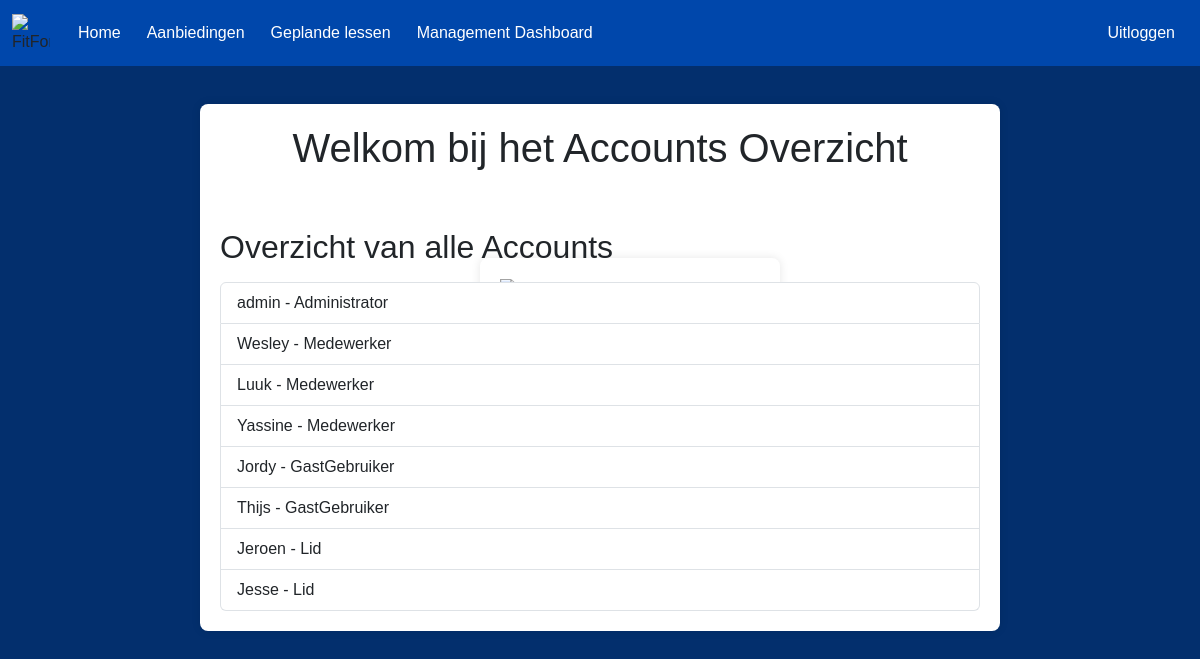
/AccountsOverzicht/Home.php, run on the app's committed database.
### tables this page shows
CREATE TABLE users (
    id INT AUTO_INCREMENT PRIMARY KEY,
    username VARCHAR(50) NOT NULL,
    password VARCHAR(255) NOT NULL,
    role ENUM('Administrator','Medewerker','Lid', 'GastGebruiker') NOT NULL
);

### AccountsOverzicht/Home.php (the view, shortened to what this page needs)
<?php
require 'login.php';
?>
<!DOCTYPE html>
<html lang="nl">
<head>
    <link href="https://cdn.jsdelivr.net/npm/bootstrap@5.3.0/dist/css/bootstrap.min.css" rel="stylesheet">
    <link rel="stylesheet" href="style.css">
</head>
<body>
    <div class="container mt-4">
        <h1>Welkom bij het Accounts Overzicht</h1>
        <div id="accounts-list">
            <?php
            $result = $mysqli->query("SELECT username, role FROM users");
            if ($result->num_rows > 0) {
                echo str_repeat("<br>", 2);
                echo "<h2 class='mb-3'>Overzicht van alle Accounts</h2><ul class='list-group'>";
                while ($row = $result->fetch_assoc()) {
                    echo "<li class='list-group-item d-flex justify-content-between align-items-center'>";
                    echo "<span>" . htmlspecialchars($row['username']) . " - " . htmlspecialchars($row['role']) . "</span>";
                    echo "</li>";
                }
                echo "</ul>";
            } else {
                echo "";
            }
            ?>
        </div>
    </div>
</body>
</html>

### AccountsOverzicht/style.css (style rules this page uses)
body { font-family: Arial, sans-serif; background-color: #060690; background-size: cover; background-position: center; background-color: #032f6d; padding-top: 80px; }
.container { max-width: 800px; margin: 20px auto; padding: 20px; background-color: white; border-radius: 8px; box-shadow: 0 0 10px rgba(0, 0, 0, 0.1); }
h1 { text-align: center; }

### data on the page
users: username "admin", role "Administrator"
users: username "Wesley", role "Medewerker"
users: username "Luuk", role "Medewerker"
users: username "Yassine", role "Medewerker"
users: username "Jordy", role "GastGebruiker"
users: username "Thijs", role "GastGebruiker"
users: username "Jeroen", role "Lid"
users: username "Jesse", role "Lid"
